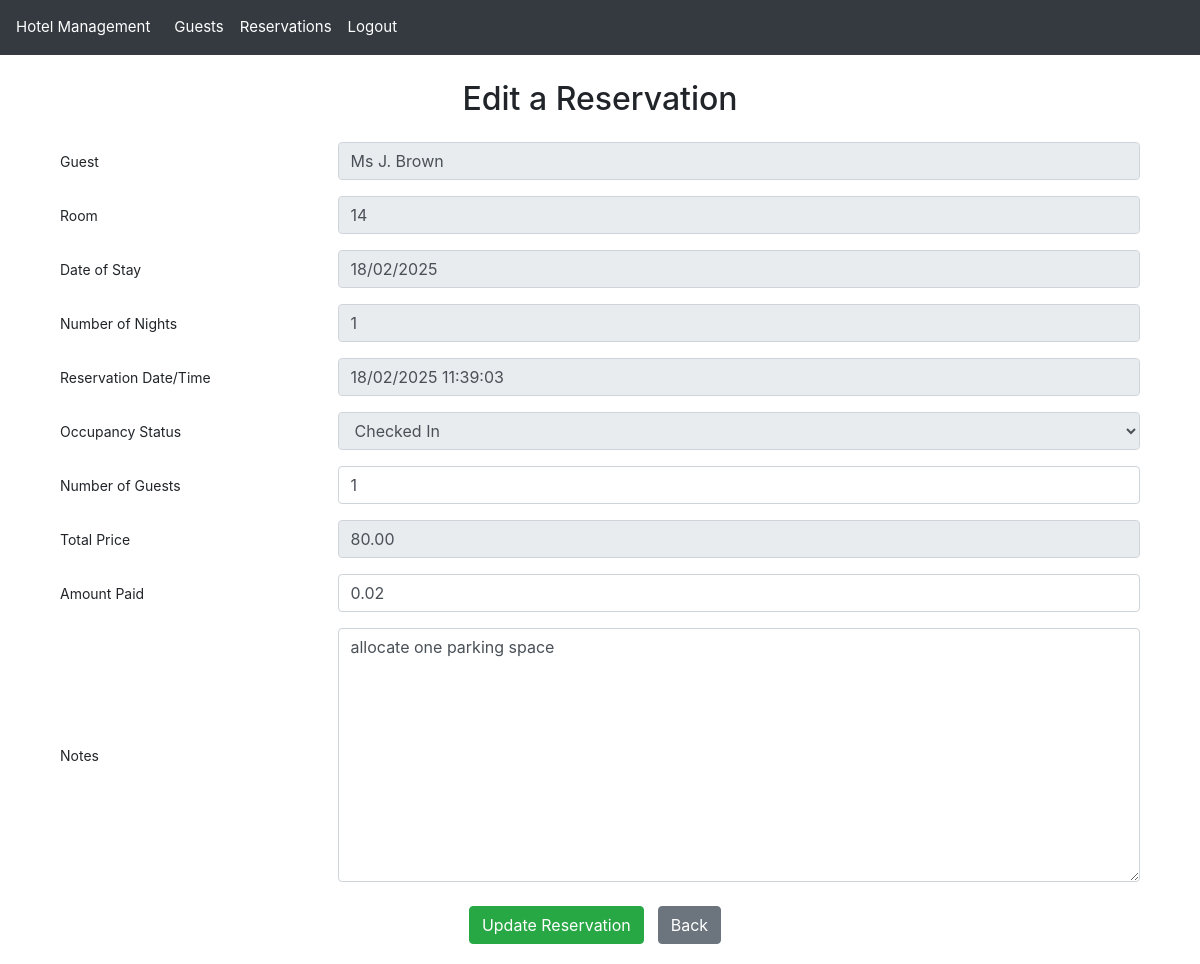
/reservation/5/update/ (signed in), run on the app's committed database.
### hotel_app/models.py (models this page shows, shortened)
class Reservation(models.Model):
    STATUS_CHOICES = [
        ("RE", "Reserved"),  # Initial reservation status
        ("IN", "Checked In"),  # Guest has arrived and checked in
        ("OT", "Checked Out"),  # Guest has completed their stay
    ]
    reservation_id = models.AutoField(
        primary_key=True,
        help_text="Unique identifier for the reservation"
    )
    guest = models.ForeignKey(
        Guest,
        null=True,
        on_delete=models.SET_NULL,
        related_name="reservations",
        help_text="Guest making the reservation"
    )
    room_number = models.ForeignKey(
        Room,
        null=True,
        on_delete=models.SET_NULL,
        related_name="reservations",
        help_text="Room assigned to this reservation"
    )
    reservation_date_time = models.DateTimeField(
        help_text="Date and time when the reservation was made"
    )
    price = models.DecimalField(
        max_digits=6,
        decimal_places=2,
        help_text="Total price for the entire stay"
    )
    amount_paid = models.DecimalField(
        max_digits=6,
        decimal_places=2,
        help_text="Amount already paid by the guest"
    )
    number_of_guests = models.PositiveSmallIntegerField(
        help_text="Number of guests staying in the room"
    )
    start_of_stay = models.DateField(
        help_text="Check-in date"
    )
    length_of_stay = models.PositiveSmallIntegerField(
        help_text="Number of nights booked"
    )
    end_date = models.DateField(null=True, blank=True) # this will be derived from start_of_stay and length_of_stay during save()
    status_code = models.CharField(
        max_length=2,
        choices=STATUS_CHOICES,
        help_text="Current status of the reservation"
    )
    notes = models.TextField(
        max_length=500,
        blank=True,
        null=True,
        validators=[
            RegexValidator(
                r'^[A-Za-z0-9\-\',\.\!\?\s]+$',
                message="Notes can only contain letters, numbers, basic punctuation and spaces"
            )
        ],
        help_text="Additional notes or special requests for the reservation"
    )
    def save(self, *args, **kwargs):
        if self.start_of_stay and self.length_of_stay:
            self.end_date = self.start_of_stay + timedelta(days=self.length_of_stay)
        self.full_clean()  # Call full_clean before saving to force validation
        super().save(*args, **kwargs)

### hotel_app/views.py (the view)
# urls.py: path("reservation/<int:reservation_id>/update/", views.reservation_update_view, name="reservation_update"),  # Edit a Reservation
@login_required
def reservation_update_view(request, reservation_id):
    reservation = Reservation.objects.get(reservation_id=reservation_id)
    guest = reservation.guest
    room = reservation.room_number
    status_code = request.GET.get('status_code')
    if status_code == "IN":
        reservation.status_code = "IN"
        title = 'Check-in a Reservation'
        save_button_text = 'Save Check-in'
    elif status_code == "OT":
        reservation.status_code = "OT"
        title = 'Check-out a Reservation'
        save_button_text = 'Save Check-out'
    else:
        title = 'Edit a Reservation'
        save_button_text = 'Update Reservation'
    if request.method == 'POST':
        logger.info(f"Processing reservation update: {request.POST}")
        form = ReservationForm(request.POST, instance=reservation)
        if form.is_valid():
            form.save()
            logger.info("Reservation updated successfully")
            return redirect('reservation_list')
        else:
            logger.warning("Reservation update form validation failed")
            logger.info(f"Form errors: {form.errors}")
            messages.error(request, "Please correct the errors below.")
    else:
        form = ReservationForm(instance=reservation)
    context = {
        'form': form,
        'title': title,
        'save_button_text': save_button_text,
    }
    return render(request, 'reservation_form.html', context)

### hotel_app/models.py (called while the page is built)
    @property
    def display_name(self):
        display_name = f"{self.title} {self.first_name[0]}. {self.last_name}"
        logger.info(f"Guest display_name property called: {display_name}")
        return display_name

    def __str__(self):
        room_str = f"{self.room_number}"
        logger.info(f"Room __str__ called: {room_str}")
        return room_str

### hotel_app/templatetags/custom_filters.py (called while the page is built)
@register.filter(name='is_in_group')
def is_in_group(user, group_name):
    return user.groups.filter(name=group_name).exists()

### hotel_app/templates/reservation_form.html (shortened to what this page needs)
{% extends "base.html" %}
{% load static %}
{% load widget_tweaks %}
{% block content %}
<div class="container mt-4">
    <h2 class="text-center mb-4">{{ title }}</h2>
    <form method="POST" class="needs-validation" novalidate>
        {% for field in form %}
            <div class="form-group row mb-3">
                <label for="{{ field.id_for_label }}" class="col-md-3 col-form-label text-left">{{ field.label }}</label>
                <div class="col-md-9">
                    {% if field.name == 'number_of_guests' %}
                        {% render_field field class="form-control" type="number" min="1" data-max-guests=room_type.maximum_guests %}
                    {% elif field.name == 'amount_paid' %}
                        {% render_field field class="form-control" type="number" min="0" step="0.01" data-max-price=price %}
                    {% else %}
                        {% render_field field class="form-control" %}
                    {% endif %}
                </div>
            </div>
        {% endfor %}
        <div class="button-group text-center mt-4">
            <button class="btn btn-success" type="submit">{{ save_button_text }}</button>
            <button type="button" class="btn btn-secondary ms-2" onclick="history.back()">Back</button>
        </div>
    </form>
</div>
{% endblock %}

### static/css/styles.css (style rules this page uses)
body { padding-top: 56px; font-size: 14px; }
.container { margin-top: 20px; font-size: 14px; }
.form-group { display: flex; align-items: center; margin-bottom: 5px; }
.button-group a, button { margin-right: 10px; }

### hotel_app/templates/stylesheet_include.html (style rules this page uses)
body { padding-top: 56px; font-size: 14px; }
.container { margin-top: 20px; font-size: 14px; }
.form-group { display: flex; align-items: center; margin-bottom: 5px; }
.button-group a, button { margin-right: 10px; }

### data on the page
Reservation: start_of_stay "18/02/2025" "1" "18/02/2025 11:39:03" "Checked In" "80.00" "allocate one parking space", number_of_guests "1", amount_paid "0.02"

### other printed values
{{ title }} "Edit a Reservation"
{{ field.label }} "Guest" "Room" "Date of Stay" "Number of Nights" "Reservation Date/Time" "Occupancy Status" "Number of Guests" "Total Price" "Amount Paid" "Notes"
{{ save_button_text }} "Update Reservation"
